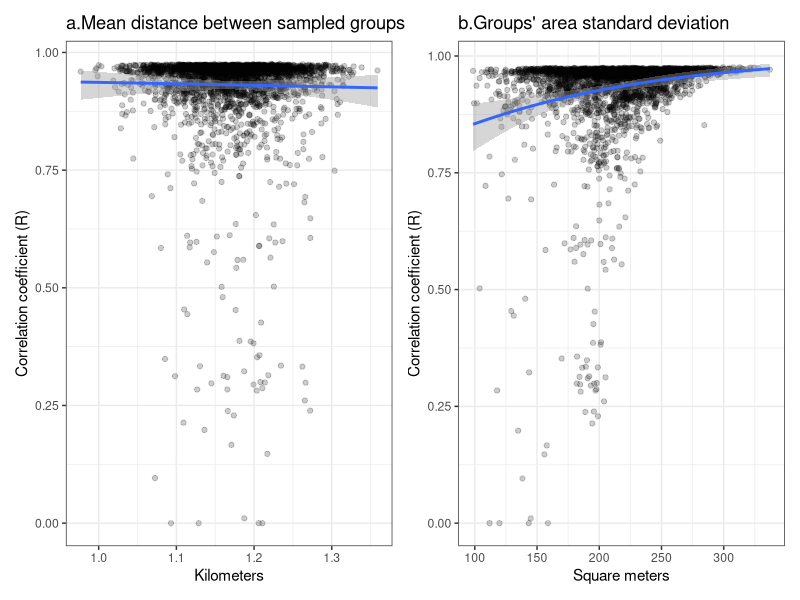
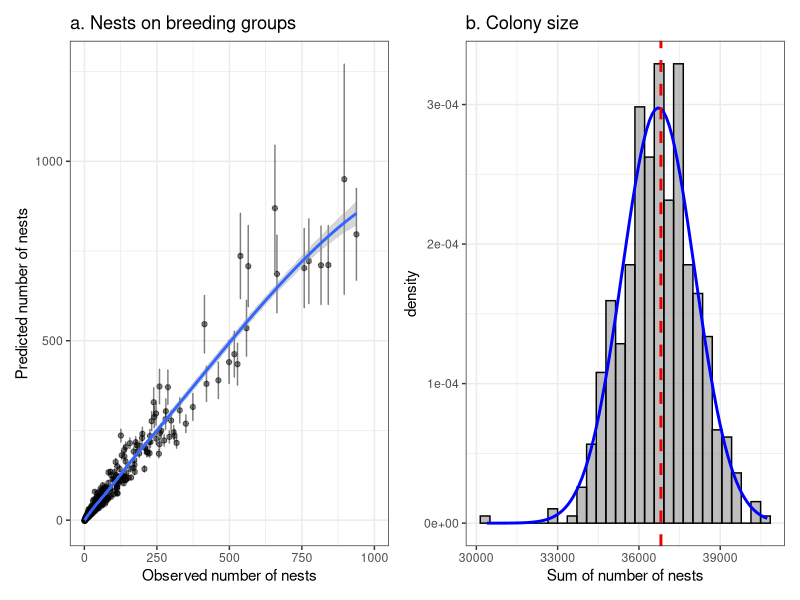

R code for these plots, in order:
## ---- chunk 1


library(ggplot2)
library(patchwork)
library(mgcv)
library(plyr)
library(dplyr)
library(mgcv)
library(reshape2)
library(matrixStats)


## ---- chunk 2
cp<-read.csv("chinstrap_area.csv")
cpm<-ddply(cp,("OBJECTID"),summarise,
           nests=length(AreaM2),
           areaM2=max(AreaM2),
           Longitude=mean(X),
           Latitude=mean(Y))

# Set the number of iterations for the loop
num_iterations <- 3000

# Create an empty list to store predicted counts for each iteration
predicted_counts_list <- vector("list", length = num_iterations)
sampled_list<-vector("list", length = num_iterations)
distance_df<-data.frame(Iteration = numeric(num_iterations), 
                        mean_distance = numeric(num_iterations),
                        sd_area=numeric(num_iterations))

# Loop through iterations
for (i in 1:num_iterations) {
  # Sample 100 rows randomly from cpm
  sampled_data <- cpm[sample(nrow(cpm), 100), ]
  sampled_list[[i]]<-sampled_data
  
  # Calculate the mean distance (you can replace this with your aggregation measure)
  # For example, if you have Latitude and Longitude columns in 'sampled_data'
  mean_distance <- mean(sqrt((sampled_data$Longitude - mean(sampled_data$Longitude))^2 +
                               (sampled_data$Latitude - mean(sampled_data$Latitude))^2))
  sd_area<-sd(sampled_data$areaM2)
  distance_df[i, "Iteration"] <- i
  distance_df[i, "mean_distance"] <- mean_distance
    distance_df[i, "sd_area"] <- sd_area
  
  # Fit a GAM model
  gam_model <- gam(nests ~ s(areaM2), data = sampled_data)
  
  # Predict using the GAM model
  predicted_counts <- predict.gam(gam_model, newdata = cpm, type = "response")
  
  # Store the predicted counts in the list
  predicted_counts_list[[i]] <- predicted_counts
}

correlation_df <- data.frame(Iteration = numeric(num_iterations), Correlation = numeric(num_iterations))
# Print the correlation values and predicted counts for each iteration
for (i in 1:num_iterations) {
  correlation_result <- cor.test(cpm$nests, predicted_counts_list[[i]])
  #cat("Iteration", i, ": Correlation =", correlation_result$estimate, "\n")
  # Store iteration and correlation value in the data frame
  correlation_df[i, "Iteration"] <- i
  correlation_df[i, "Correlation"] <- correlation_result$estimate
  
  # You can also print or manipulate the predicted counts for each iteration here
  # predicted_counts_iteration <- predicted_counts_list[[i]]
  # print(predicted_counts_iteration)
}


correlation_df$distance<-distance_df$mean_distance
correlation_df$sd_area<-distance_df$sd_area

summary(correlation_df$Correlation)
correlation_df$R<-ifelse(correlation_df$Correlation<0,0,correlation_df$Correlation)


(ggplot(correlation_df,aes(distance*111,R))+geom_point(alpha=0.2)+
  ggtitle(label="a.Mean distance between sampled groups")+xlab("Kilometers")+
    ylab("Correlation coefficient (R)")+
    stat_smooth(method="glm",
      method.args=list(family="binomial"))+
  theme_bw())|

(ggplot(correlation_df,aes(sd_area,R))+geom_point(alpha=0.2)+
    ggtitle(label="b.Groups' area standard deviation")+xlab("Square meters")+
   ylab("Correlation coefficient (R)")+
   geom_smooth(method="glm",
               method.args=list(family="binomial"))+
    theme_bw())


### subset

hc<-subset(correlation_df,sd_area>250)

hcl<-hc$Iteration

hpc<-predicted_counts_list[hcl] # subset only iterations with higher area variability

hpc.df<-data.frame(hpc)

rm<-data.frame(mean=rowMeans(hpc.df),sd=rowSds(as.matrix(hpc.df)))

rmc<-data.frame(colsize=colSums(hpc.df))

mean(rmc$colsize)

sd(rmc$colsize)

col.obs<-sum(cpm$nests)

df<-cbind(cpm,rm)

ggplot(df,aes(nests,mean))+
  geom_errorbar(aes(ymin=mean-sd,ymax=mean+sd),alpha=0.5)+
  geom_point(alpha=0.5)+geom_smooth()+theme_bw()+
  xlab("Observed number of nests")+
  ylab("Predicted number of nests")+xlim(0,1000)+
  ggtitle(label="a. Nests on breeding groups")+

ggplot(rmc,aes(colsize))+geom_histogram(aes(y =..density..), 
                                        colour = "black", 
                                        fill = "grey50",
                                        alpha=0.5)+
  stat_function(fun = dnorm, 
                args = list(mean = mean(rmc$colsize), sd = sd(rmc$colsize)),
                colour="blue",linewidth=1)+
  theme_bw()+geom_vline(xintercept = col.obs,linetype="dashed",colour="red2",
                        linewidth=1)+
  xlab("Sum of number of nests")+
  ggtitle(label="b. Colony size")
  

t.test(rmc$colsize, mu = col.obs, alternative = "two.sided")



